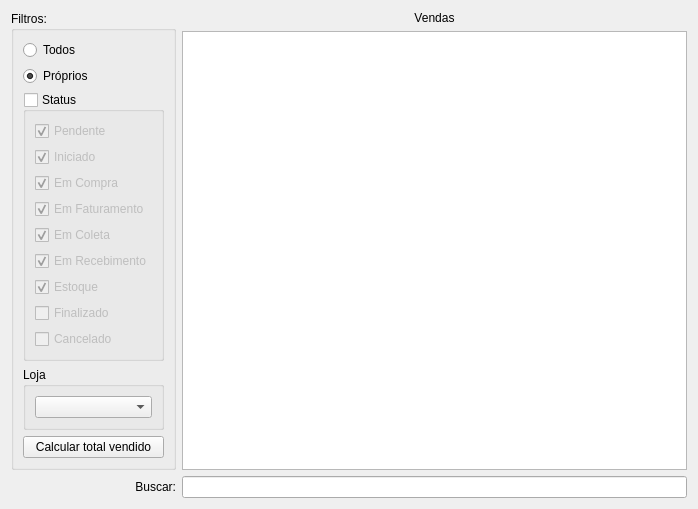
<?xml version="1.0" encoding="UTF-8"?>
<ui version="4.0">
 <class>WidgetVenda</class>
 <widget class="QWidget" name="WidgetVenda">
  <property name="geometry">
   <rect>
    <x>0</x>
    <y>0</y>
    <width>698</width>
    <height>500</height>
   </rect>
  </property>
  <property name="windowTitle">
   <string>Form</string>
  </property>
  <layout class="QGridLayout" name="gridLayout">
   <item row="0" column="0">
    <layout class="QGridLayout" name="gridLayout_4">
     <item row="0" column="1">
      <widget class="QLabel" name="labelVendas">
       <property name="text">
        <string>Vendas</string>
       </property>
       <property name="alignment">
        <set>Qt::AlignCenter</set>
       </property>
      </widget>
     </item>
     <item row="2" column="1">
      <widget class="QLineEdit" name="lineEditBusca">
       <property name="enabled">
        <bool>true</bool>
       </property>
      </widget>
     </item>
     <item row="0" column="0" rowspan="2">
      <widget class="QGroupBox" name="groupBox">
       <property name="enabled">
        <bool>true</bool>
       </property>
       <property name="title">
        <string>Filtros:</string>
       </property>
       <property name="flat">
        <bool>false</bool>
       </property>
       <layout class="QGridLayout" name="gridLayout_8">
        <item row="0" column="0">
         <widget class="QRadioButton" name="radioButtonTodos">
          <property name="text">
           <string>Todos</string>
          </property>
          <property name="checked">
           <bool>false</bool>
          </property>
         </widget>
        </item>
        <item row="1" column="0">
         <widget class="QRadioButton" name="radioButtonProprios">
          <property name="text">
           <string>Próprios</string>
          </property>
          <property name="checked">
           <bool>true</bool>
          </property>
         </widget>
        </item>
        <item row="5" column="0">
         <spacer name="verticalSpacer">
          <property name="orientation">
           <enum>Qt::Vertical</enum>
          </property>
          <property name="sizeHint" stdset="0">
           <size>
            <width>20</width>
            <height>40</height>
           </size>
          </property>
         </spacer>
        </item>
        <item row="2" column="0">
         <widget class="QGroupBox" name="groupBoxStatus">
          <property name="title">
           <string>Status</string>
          </property>
          <property name="checkable">
           <bool>true</bool>
          </property>
          <property name="checked">
           <bool>false</bool>
          </property>
          <layout class="QGridLayout" name="gridLayout_40">
           <item row="1" column="0">
            <widget class="QCheckBox" name="checkBoxIniciado">
             <property name="enabled">
              <bool>true</bool>
             </property>
             <property name="text">
              <string>Iniciado</string>
             </property>
             <property name="checked">
              <bool>true</bool>
             </property>
            </widget>
           </item>
           <item row="2" column="0">
            <widget class="QCheckBox" name="checkBoxEmCompra">
             <property name="enabled">
              <bool>true</bool>
             </property>
             <property name="text">
              <string>Em Compra</string>
             </property>
             <property name="checked">
              <bool>true</bool>
             </property>
            </widget>
           </item>
           <item row="0" column="0">
            <widget class="QCheckBox" name="checkBoxPendente">
             <property name="enabled">
              <bool>true</bool>
             </property>
             <property name="text">
              <string>Pendente</string>
             </property>
             <property name="checked">
              <bool>true</bool>
             </property>
            </widget>
           </item>
           <item row="5" column="0">
            <widget class="QCheckBox" name="checkBoxEmRecebimento">
             <property name="enabled">
              <bool>true</bool>
             </property>
             <property name="text">
              <string>Em Recebimento</string>
             </property>
             <property name="checked">
              <bool>true</bool>
             </property>
            </widget>
           </item>
           <item row="3" column="0">
            <widget class="QCheckBox" name="checkBoxEmFaturamento">
             <property name="enabled">
              <bool>true</bool>
             </property>
             <property name="text">
              <string>Em Faturamento</string>
             </property>
             <property name="checked">
              <bool>true</bool>
             </property>
            </widget>
           </item>
           <item row="4" column="0">
            <widget class="QCheckBox" name="checkBoxEmColeta">
             <property name="enabled">
              <bool>true</bool>
             </property>
             <property name="text">
              <string>Em Coleta</string>
             </property>
             <property name="checked">
              <bool>true</bool>
             </property>
            </widget>
           </item>
           <item row="6" column="0">
            <widget class="QCheckBox" name="checkBoxEstoque">
             <property name="enabled">
              <bool>true</bool>
             </property>
             <property name="text">
              <string>Estoque</string>
             </property>
             <property name="checked">
              <bool>true</bool>
             </property>
            </widget>
           </item>
           <item row="7" column="0">
            <widget class="QCheckBox" name="checkBoxFinalizado">
             <property name="enabled">
              <bool>true</bool>
             </property>
             <property name="text">
              <string>Finalizado</string>
             </property>
            </widget>
           </item>
           <item row="8" column="0">
            <widget class="QCheckBox" name="checkBoxCancelado">
             <property name="enabled">
              <bool>true</bool>
             </property>
             <property name="text">
              <string>Cancelado</string>
             </property>
            </widget>
           </item>
          </layout>
         </widget>
        </item>
        <item row="3" column="0">
         <widget class="QGroupBox" name="groupBoxLojas">
          <property name="title">
           <string>Loja</string>
          </property>
          <layout class="QGridLayout" name="gridLayout_46">
           <item row="2" column="0">
            <widget class="ComboBox" name="comboBoxLojas"/>
           </item>
          </layout>
         </widget>
        </item>
        <item row="4" column="0">
         <widget class="QPushButton" name="pushButtonCalcularTotal">
          <property name="text">
           <string>Calcular total vendido</string>
          </property>
         </widget>
        </item>
       </layout>
      </widget>
     </item>
     <item row="2" column="0">
      <widget class="QLabel" name="label_2">
       <property name="enabled">
        <bool>true</bool>
       </property>
       <property name="text">
        <string>Buscar:</string>
       </property>
       <property name="alignment">
        <set>Qt::AlignRight|Qt::AlignTrailing|Qt::AlignVCenter</set>
       </property>
      </widget>
     </item>
     <item row="1" column="1">
      <widget class="TableView" name="table">
       <property name="minimumSize">
        <size>
         <width>0</width>
         <height>0</height>
        </size>
       </property>
       <property name="autoFillBackground">
        <bool>false</bool>
       </property>
       <property name="editTriggers">
        <set>QAbstractItemView::NoEditTriggers</set>
       </property>
       <property name="alternatingRowColors">
        <bool>true</bool>
       </property>
       <property name="selectionBehavior">
        <enum>QAbstractItemView::SelectRows</enum>
       </property>
       <property name="sortingEnabled">
        <bool>true</bool>
       </property>
       <attribute name="horizontalHeaderCascadingSectionResizes">
        <bool>true</bool>
       </attribute>
       <attribute name="horizontalHeaderStretchLastSection">
        <bool>false</bool>
       </attribute>
      </widget>
     </item>
    </layout>
   </item>
  </layout>
 </widget>
 <customwidgets>
  <customwidget>
   <class>TableView</class>
   <extends>QTableView</extends>
   <header>src/tableview.h</header>
  </customwidget>
  <customwidget>
   <class>ComboBox</class>
   <extends>QComboBox</extends>
   <header>src/combobox.h</header>
  </customwidget>
 </customwidgets>
 <resources/>
 <connections/>
</ui>
